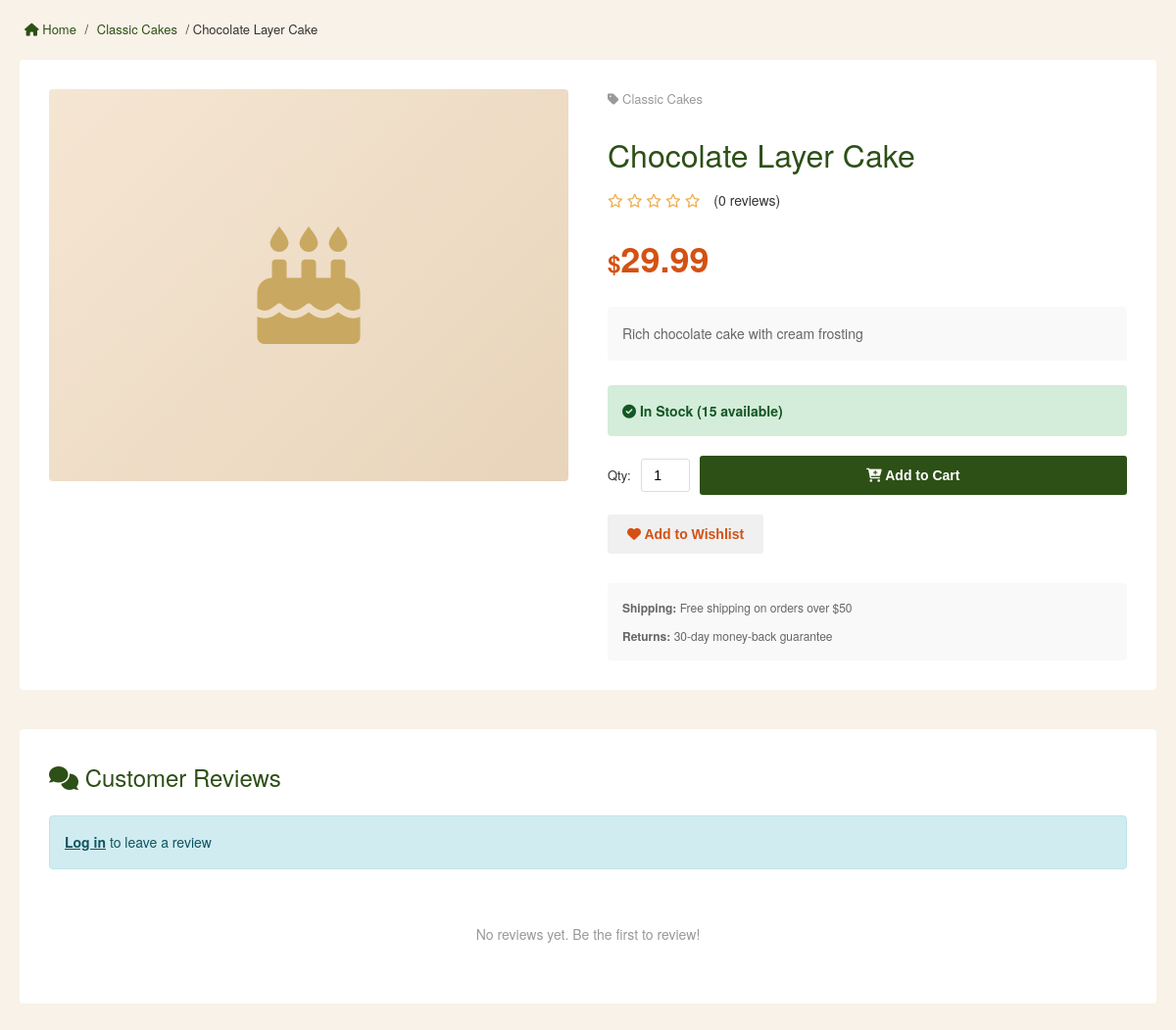
Page /pages/product-detail.php?id=1 on the committed database.
### tables this page shows
CREATE TABLE products (
    id INT PRIMARY KEY AUTO_INCREMENT,
    category_id INT NOT NULL,
    name VARCHAR(255) NOT NULL,
    description TEXT,
    price DECIMAL(10, 2) NOT NULL,
    image_url VARCHAR(255),
    stock_quantity INT DEFAULT 0,
    is_active BOOLEAN DEFAULT TRUE,
    created_at TIMESTAMP DEFAULT CURRENT_TIMESTAMP,
    updated_at TIMESTAMP DEFAULT CURRENT_TIMESTAMP ON UPDATE CURRENT_TIMESTAMP,
    FOREIGN KEY (category_id) REFERENCES categories(id),
    INDEX idx_category (category_id),
    INDEX idx_active (is_active),
    FULLTEXT INDEX ft_name_description (name, description)
);

CREATE TABLE categories (
    id INT PRIMARY KEY AUTO_INCREMENT,
    name VARCHAR(100) NOT NULL,
    description TEXT,
    image_url VARCHAR(255),
    is_active BOOLEAN DEFAULT TRUE,
    display_order INT DEFAULT 0,
    created_at TIMESTAMP DEFAULT CURRENT_TIMESTAMP,
    updated_at TIMESTAMP DEFAULT CURRENT_TIMESTAMP ON UPDATE CURRENT_TIMESTAMP,
    INDEX idx_active (is_active)
);

### public/pages/product-detail.php (the view, shortened to what the rows shown need)
<?php
if (!function_exists('__autoload')) {
    require_once dirname(dirname(__DIR__)) . '/autoload.php';
}
if (!isset($config)) {
    $config = require_once dirname(dirname(__DIR__)) . '/config/config.php';
}
$productService = new ProductService($config);
$reviewService = new ReviewService($config);
$productId = isset($_GET['id']) ? intval($_GET['id']) : 0;
$product = $productService->getProductById($productId);
$reviews = $reviewService->getProductReviews($productId);
?><!DOCTYPE html>
<html lang="en">
<head>
    <link rel="stylesheet" href="https://cdnjs.cloudflare.com/ajax/libs/font-awesome/6.0.0/css/all.min.css">
</head>
<body>
    <div class="container">
        <div class="breadcrumb">
            <a href="/"><i class="fas fa-home"></i> Home</a>
            <span>/</span>
            <a href="/catalog?category=<?php echo $product['category_id']; ?>">
                <?php echo htmlspecialchars($product['category_name']); ?>
            </a>
            <span>/</span>
            <span><?php echo htmlspecialchars($product['name']); ?></span>
        </div>
        <div class="product-detail">
            <div class="product-info">
                <div class="product-meta">
                    <i class="fas fa-tag"></i> <?php echo htmlspecialchars($product['category_name']); ?>
                </div>
                <h1><?php echo htmlspecialchars($product['name']); ?></h1>
                <div class="product-rating">
                    <span class="rating-stars">
                    </span>
                    <span>(<?php echo count($reviews); ?> reviews)</span>
                </div>
                <div class="product-price">
                    <span style="font-size: 24px;">$</span><?php echo number_format($product['price'], 2); ?>
                </div>
                <div class="product-description">
                    <?php echo htmlspecialchars($product['description']); ?>
                </div>
                <div class="product-stock <?php
                    echo $product['stock_quantity'] > 10 ? 'stock-available' :
                         ($product['stock_quantity'] > 0 ? 'stock-limited' : 'stock-unavailable');
                ?>">
                    <?php if ($product['stock_quantity'] > 0): ?>
                        <i class="fas fa-check-circle"></i> In Stock (<?php echo $product['stock_quantity']; ?> available)
                    <?php else: ?>
                        <i class="fas fa-times-circle"></i> Out of Stock
                    <?php endif; ?>
                </div>
                <div class="product-actions">
                    <div class="quantity-selector">
                    </div>
                    <button class="btn-add-cart" type="button" onclick="addToCart()"
                            <?php echo $product['stock_quantity'] <= 0 ? 'disabled' : ''; ?>>
                    </button>
                </div>
                <button class="btn-wishlist">
                    <i class="fas fa-heart"></i> Add to Wishlist
                </button>
                <div style="margin-top: 30px; padding: 15px; background-color: #f9f9f9; border-radius: 4px; font-size: 12px; color: #666;">
                    <p><strong>Shipping:</strong> Free shipping on orders over $50</p>
                    <p style="margin-top: 8px;"><strong>Returns:</strong> 30-day money-back guarantee</strong></p>
                </div>
            </div>
        </div>
        <div class="reviews-section">
            <h2><i class="fas fa-comments"></i> Customer Reviews</h2>
        </div>
    </div>
</body>
</html>

### rows in the picture
products: category.name "Classic Cakes", name "Chocolate Layer Cake", price "29.99", description "Rich chocolate cake with cream frosting", stock_quantity "15"

### other values in the picture
count($reviews) "0"
